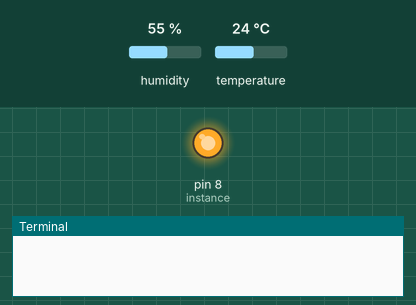
Recording of a program running on a simulated Raspberry Pi (header pin numbers). On the bench: output pins drawn as LEDs (lit = HIGH), the last lines printed to the terminal. The test bench sets the inputs (shaded band); at power-on: humidity 55 %, temperature 24 °C. Library files of the repository ran but are not shown: dht11.py.

Above: at 0.01 s.
At 1.2 s:
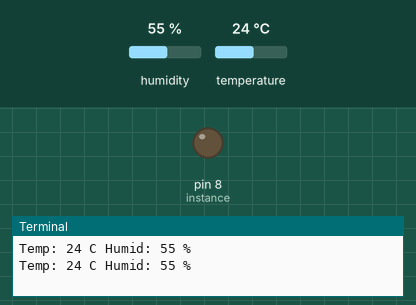
1.3 s: humidity set to 22 %
2.8 s: temperature set to 12 °C
4.3 s: humidity set to 40 %
Timing chart, 0 to 7.3 s (numbered marks = the images above; inputs shaded):
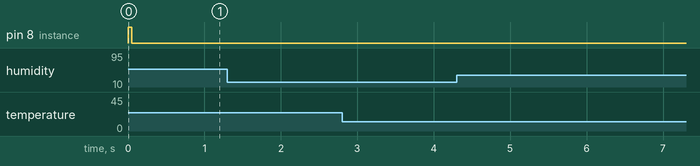

The program:

dht11_example.py
```python
import RPi.GPIO as GPIO
import dht11
import time

# initialize GPIO
GPIO.setwarnings(False)
GPIO.setmode(GPIO.BOARD)
#GPIO.cleanup()

# read data using Pin Board pins
instance = dht11.DHT11(pin=8)

while True:
    result = instance.read()
    if result.is_valid():
        print("Temp: %d C" % result.temperature +' '+"Humid: %d %%" % result.humidity)

    time.sleep(1)
```
